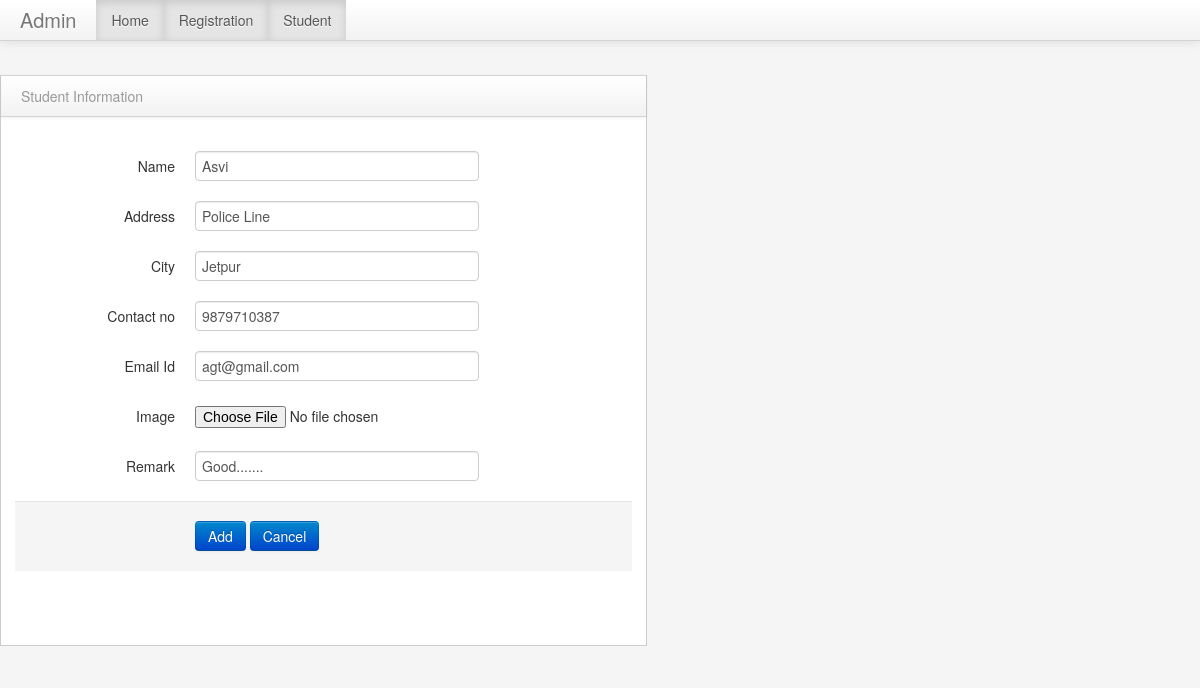
The page /update_stud.php?std_id=4 on the database its author committed.
### tables this page shows
CREATE TABLE `student` (
  `std_id` int(3) NOT NULL,
  `name` varchar(15) NOT NULL,
  `address` varchar(35) NOT NULL,
  `city` varchar(10) NOT NULL,
  `contactno` varchar(10) NOT NULL,
  `emailid` varchar(20) NOT NULL,
  `image` varchar(255) NOT NULL,
  `remark` varchar(30) NOT NULL
);

### update_stud.php (the view, shortened to what this page needs)
<?php
$con=mysqli_connect("localhost","root","","college");
$std_id =$_REQUEST['std_id'];
$result="select *from student where std_id='$std_id'";
$abc=mysqli_query($con,$result);
$test = mysqli_fetch_array($abc);
?>
<?php include("head.php")  ?>
<div class="span4" id="sidebar"></div>
<div class="span9" id="content">
                    <div class="row-fluid">
                                <div class="span9" id="content">
                    <div class="row-fluid">
                        <div class="block">
                            <div class="navbar navbar-inner block-header">
                                <div class="muted pull-left">Student Information</div>
                            </div>
                            <div class="block-content collapse in">
                                <div class="span12">
                                     <form class="form-horizontal" method="post" name="Reg" enctype="multipart/form-data">
                                      <fieldset>
                                        <div class="control-group">
                                          <label class="control-label" for="focusedInput">Name</label>
                                          <div class="controls">
                                            <input class="input-xlarge focused" type="text" name="name" value="<?php echo $test['name']; ?>">
                                          </div>
                                        </div>
                                        <div class="control-group">
                                          <label class="control-label" for="focusedInput">Address</label>
                                          <div class="controls">
                                            <input class="input-xlarge focused" type="text" name="address" value="<?php echo $test['address']; ?>">
                                          </div>
                                        </div>
										<div class="control-group">
                                          <label class="control-label" for="focusedInput">City</label>
                                          <div class="controls">
										  <input class="input-xlarge focused" type="text" name="city" value="<?php echo $test['city']; ?>">
										  </div>
										  </div>
                                        <div class="control-group">
                                          <label class="control-label" for="focusedInput">Contact no</label>
                                          <div class="controls">
                                            <input class="input-xlarge focused" type="text" name="contactno" value="<?php echo $test['contactno']; ?>">
                                          </div>
                                        </div>
										<div class="control-group">
                                          <label class="control-label" for="focusedInput">Email Id</label>
                                          <div class="controls">
                                            <input class="input-xlarge focused" type="text" name="emailid" value="<?php echo $test['emailid']; ?>">
                                          </div>
                                        </div>
                                        <div class="control-group">
                                          <label class="control-label" for="focusedInput">Image</label>
                                          <div class="controls">
                                          <input type="file" name="image" id="image" value="<?php echo $test['image']; ?>">
                                          </div>
                                        </div>
										<div class="control-group">
                                          <label class="control-label" for="focusedInput">Remark</label>
                                          <div class="controls">
                                            <input class="input-xlarge focused" type="text" name="remark" value="<?php echo $test['remark']; ?>">
                                          </div>
                                        <div class="form-actions">
                                          <button type="submit" class="btn btn-primary" name="save">Add</button>
                                          <button type="reset" class="btn btn-primary">Cancel</button>
                                        </div>
                                      </fieldset>
                                    </form>
                                </div>
                            </div>
                        </div>
                            </div>
                        </div>

### assets/styles.css (style rules this page uses)
body { padding-top: 0; padding-bottom: 40px; background-color: #f5f5f5; }
@media (min-width: 979px) { body { padding-top: 60px; } }
#content { margin-left:0px; }
.block { border: 1px solid #ccc; background: white; margin: 1em 0em; border-top: none; }
.block-content { margin: 1em; min-height: .25em; }
.block-header { margin-bottom: 0px; border-right: none; border-left: none; -webkit-border-radius: 0px; -moz-border-radius: 0px; border-radius: 0px; }
.block-header div { padding-top: 10px; }

### rows shown on the page
student: name "Asvi", address "Police Line", city "Jetpur", contactno "9879710387", emailid "agt@gmail.com", remark "Good......."
